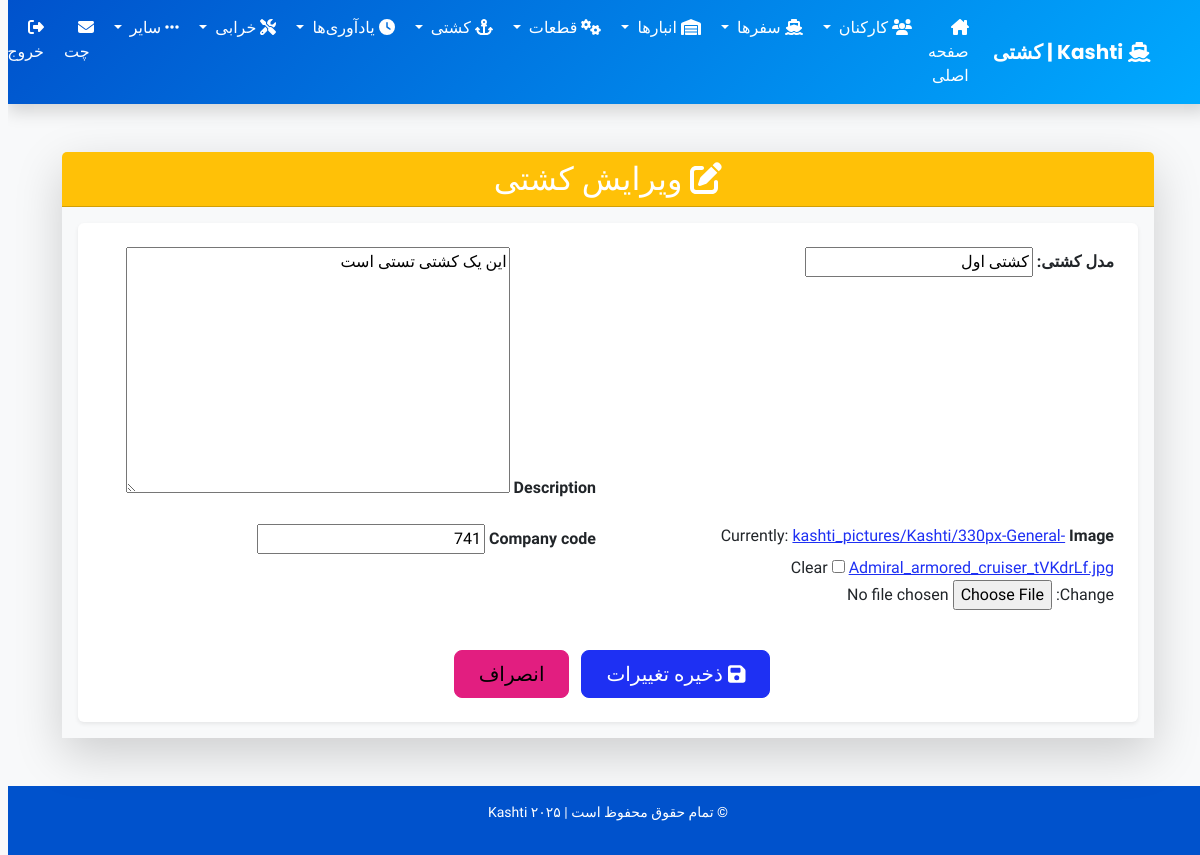
The app's page /update-ship/4/ (signed in) with its own data.
### Nezarat/models.py (models this page shows, shortened)
class Ship(models.Model):
    name = models.CharField(max_length=255, unique=False)
    description = models.TextField(blank=True, null=True)
    company_code = models.CharField(max_length=50)
    image = models.ImageField(upload_to='kashti_pictures/Kashti/', blank=True, null=True)

### Nezarat/views.py (the view)
# urls.py: path('update-ship/<int:ship_id>/', views.update_ship, name='update_ship'),
@login_required
def update_ship(request, ship_id):
    ship = get_object_or_404(Ship, id=ship_id, company_code=request.user.company.company_code)
    if request.method == 'POST':
        form = ShipForm(request.POST, request.FILES, instance=ship)
        if form.is_valid():
            form.save()
            messages.success(request, 'اطلاعات کشتی به‌روزرسانی شد.')
            return redirect('home')
    else:
        form = ShipForm(instance=ship)
    return render(request, 'update_ship.html', {'form': form, 'ship': ship})

### Nezarat/forms.py
class ShipForm(forms.ModelForm):
    name = forms.CharField(max_length=255, required=True, label='مدل کشتی:')
    class Meta:
        model = Ship
        fields = ['name', 'description', 'image', 'company_code']

### Nezarat/views.py (called while the page is built)
def base_context(request):
    if request.user.is_authenticated and hasattr(request.user, 'company'):
        now = timezone.now()
        reminders = Reminder.objects.filter(company_code=request.user.company.company_code, reminder_date__lte=now)
        return {'notifications': reminders}
    return {}

### Nezarat/templates/update_ship.html (shortened to what this page needs)
{% extends 'base.html' %}
{% load static %}
{% block content %}
<div class="container my-5">
    <div class="card shadow-lg border-0">
        <div class="card-header bg-warning text-white text-center">
            <h2 class="mb-0"><i class="fas fa-edit"></i> ویرایش کشتی</h2>
        </div>
        <div class="card-body bg-light">
            <form method="post" enctype="multipart/form-data" class="p-4 bg-white rounded shadow-sm">
                <div class="row">
                    {% for field in form %}
                        <div class="col-md-6 mb-3">
                            <label class="form-label fw-bold text-dark">{{ field.label }}</label>
                            {{ field }}
                        </div>
                    {% endfor %}
                </div>
                <div class="text-center mt-4">
                    <button type="submit" class="btn btn-primary btn-lg px-4">
                        <i class="fas fa-save"></i> ذخیره تغییرات
                    </button>
                    <a href="{% url 'nezarat' %}" class="btn btn-secondary btn-lg px-4 ms-2">
                        انصراف
                    </a>
                </div>
            </form>
        </div>
    </div>
</div>
{% endblock %}

### Nezarat/templates/base.html (style rules this page uses)
body { font-family: 'Vazirmatn', sans-serif; background-color: #f8f9fa; color: #333; }

### records on screen
Ship: form "کشتی اول" "این یک کشتی تستی است" "741"

### other values on screen
{{ field.label }} "مدل کشتی:" "Description" "Image" "Company code"
